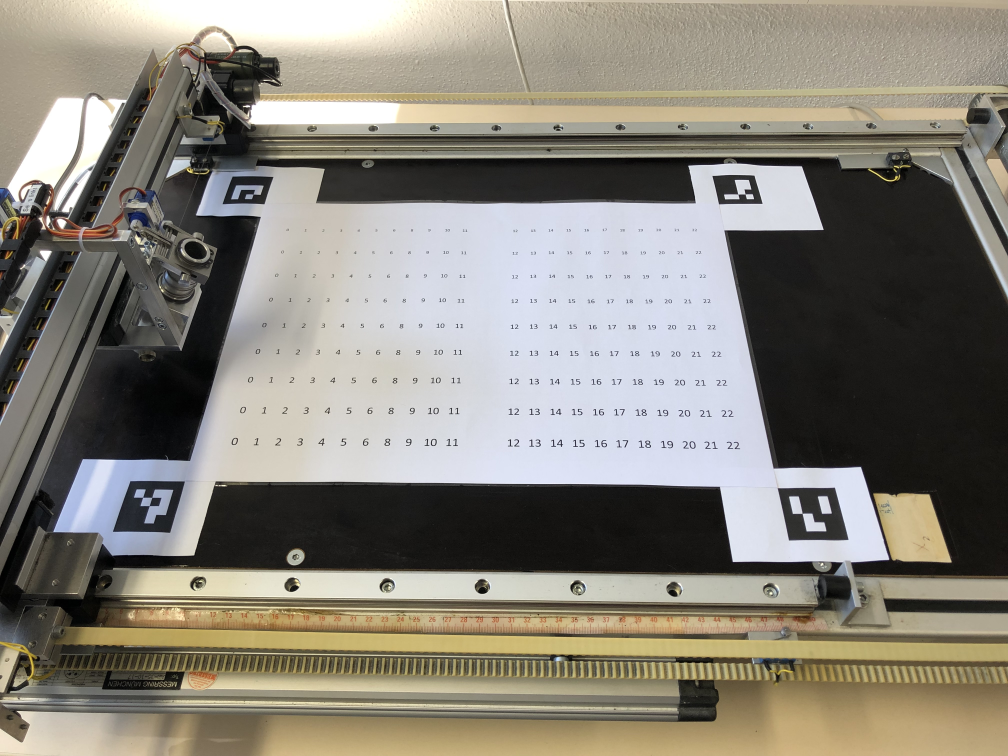
#> input picture data/test-images/test-font-size - 1.jpg, 4032 x 3024 px, given in place of test-font-size - 2.jpg, which was not available (shown at 1/4 size)
$ jupyter execute --allow-errors text_detection_acc_font_size.ipynb   (shell and % lines are left out)
#> lines starting #> are read from the running program, lines starting #| are printed output that depends on the picture; after the words box and inside, x2 and y2 are one past the last pixel; in counts of white or black regions, pixels touching at a corner belong together; pictures that were not available may be replaced by others from this repository, and a replacement may not be noted
### scripts/transformation.py
import cv2
import numpy as np


# Parameters
AR_DICT = cv2.aruco.Dictionary_get(cv2.aruco.DICT_4X4_50)


def _order_detections(ids, corners):
    """
    For each detected corner the point closest to the image center is computed.
    The resulting points are ordered according to there corresponding id in
    ascending order.
    """
    ids2point = {}
    for mid, m_corners in zip(np.squeeze(ids), np.squeeze(corners)):
        corner_idx = mid + 1
        if corner_idx > 3:
            corner_idx -= 4
        ids2point[mid] = m_corners[corner_idx]

    # check if all four markers have been detected
    num_detected = len(ids2point.keys())
    if num_detected != 4:
        raise ValueError('Four markers are required but only {} were detected. Ensure that ArUco markers are not '
                         'occluded by other objects in the scene.'.format(num_detected))

    return np.array([ids2point[i] for i in range(4)])


def detect_markers_and_compute(img, dst_size, debug_image=False):
    """
    Detect aruco markers in an image and computes a transform to transform the image into birds eye view.
    """
    if img.ndim != 2:
        raise ValueError('Aruco detection requires gray scale images.')

    # detect aruco marker
    parameters = cv2.aruco.DetectorParameters_create()
    parameters.cornerRefinementMethod = cv2.aruco.CORNER_REFINE_SUBPIX
    corners, ids, rejected_img_points = cv2.aruco.detectMarkers(img, AR_DICT, parameters=parameters)

    # compute point correspondences
    ordered_detections = _order_detections(ids, corners)

    h_img, w_img = dst_size
    dst_points = np.array([[0, h_img],
                           [0, 0],
                           [w_img, 0],
                           [w_img, h_img]], dtype="float32")
    M = cv2.getPerspectiveTransform(ordered_detections, dst_points)

    # return a debug image if requested
    if debug_image:
        img_debug = cv2.cvtColor(img, cv2.COLOR_GRAY2BGR)
        frame_markers = cv2.aruco.drawDetectedMarkers(img_debug, corners, ids)
        frame_markers = cv2.aruco.drawDetectedMarkers(frame_markers, rejected_img_points, borderColor=(100, 0, 240))
        return M, frame_markers
    else:
        return M

### scripts/run_detection_pipeline.py
import argparse
import cv2
import numpy as np
import matplotlib.pyplot as plt
import csv
import pickle
from pathlib import Path

from transformation import detect_markers_and_compute
from circle_detection import detect_circles
from text_detection import detect_boxes
from circle2text_matching import match
from color_detection import detect_text_color
from detection_editor import DetectionEditor, is_correct


BORDER_FRACTION_TO_CUT = 0.01

W_WORLD, H_WORLD = 420, 297  # size of area marked by inner points of aruco markers in mm
WORLD2IMG_SCALE = 7.5  # scale factor for transforming cm to pixels in the birds eye image
H_IMG, W_IMG = int(H_WORLD * WORLD2IMG_SCALE), int(W_WORLD * WORLD2IMG_SCALE)
H_OFFSET = int(H_IMG * BORDER_FRACTION_TO_CUT)
W_OFFSET = int(W_IMG * BORDER_FRACTION_TO_CUT)


# [44 lines left out: functions draw_result, imshow, not called in this run]


def cut_edges(images):
    return map(lambda img: img[H_OFFSET:H_IMG - H_OFFSET, W_OFFSET:W_IMG - W_OFFSET], images)


# [92 lines left out: functions apply_offsets, transform_coord_to_rw, read_img_and_transform, detect_everything, main, not called in this run]


# [8 lines that do not run on import are left out]

### nbs/text_detection_acc_font_size.ipynb
[cell 1]

import os
import sys
scripts_path = os.path.abspath('../scripts')
if not scripts_path in sys.path:
    sys.path.insert(1, scripts_path)

from transformation import detect_markers_and_compute
from text_detection import detect_boxes, get_text_boxes_from_data
from run_detection_pipeline import cut_edges

import cv2
import numpy as np
from matplotlib import pyplot as plt
import pytesseract
from pytesseract import Output

[cell 2]
W_WORLD, H_WORLD = 420, 297  # size of area marked by inner points of aruco markers in mm
WORLD2IMG_SCALE = 7.5  # scale factor for transforming cm to pixels in the birds eye image
H_IMG, W_IMG = int(H_WORLD * WORLD2IMG_SCALE), int(W_WORLD * WORLD2IMG_SCALE)
BORDER_FRACTION_TO_CUT = 0.01
H_OFFSET = int(H_IMG * BORDER_FRACTION_TO_CUT)
W_OFFSET = int(W_IMG * BORDER_FRACTION_TO_CUT)

[cell 3]
def prep(img_path):
    img = cv2.imread(img_path)
    img_gs = cv2.cvtColor(img, cv2.COLOR_BGR2GRAY)
    m, debug_img_marker = detect_markers_and_compute(img_gs, (H_IMG, W_IMG), debug_image=True)

    # transform the image into a top down perspective
    img_warped = cv2.warpPerspective(img, m, (W_IMG, H_IMG))
    img_warped_gs = cv2.warpPerspective(img_gs, m, (W_IMG, H_IMG))

    # cut edges
    img_cutted, img_cutted_gs = list(cut_edges([img_warped, img_warped_gs]))

    # detect circles and text
    return cv2.adaptiveThreshold(img_cutted_gs, 255, cv2.ADAPTIVE_THRESH_MEAN_C, cv2.THRESH_BINARY, 41, 30)

[cell 4]
def detect_text(img_path, config_leg, config_lstm):
    thres = prep(img_path)
    dtct_dict_legacy = pytesseract.image_to_data(thres, config=config_leg,
                                                 output_type=Output.DICT)
    dtct_dict_lstm = pytesseract.image_to_data(thres, config=config_lstm,
                                               output_type=Output.DICT)
    return get_text_boxes_from_data(dtct_dict_legacy), get_text_boxes_from_data(dtct_dict_lstm), thres

[cell 5]
def detect_boxes(img, config):
    d = pytesseract.image_to_data(img, config=config, output_type=Output.DICT)
    return get_text_boxes_from_data(d)

def choose_box(boxes):
    """ Choose a box out of multiple detections for the same number. """
    if len(boxes) <= 1:
        return boxes

    # expected width and height of the box in pixels
    w_exp = len(boxes[0].text)*25
    h_exp = 30

    # filter boxes that are definitley to small
    accepted = []
    for box in boxes:
        if abs(box.h-h_exp) < 5:
            accepted.append(box)
    if len(accepted) == 0:
        return accepted

    widths = np.abs(np.asarray([b.w for b in accepted]) - w_exp)
    if boxes[0].text == '5':
        print([(b.x, b.y) for b in accepted])

    return [accepted[np.argmin(widths)]]

def detect_multiple_runs(img_path, configs):
    thres = prep(img_path)

    # run detection for all configurations
    detections = [detect_boxes(thres, c) for c in configs]
    detections = [b for sublist in detections for b in sublist]

    nums = {}
    for box in detections:
        if int(box.text) > 50:
            continue
        elif box.text in nums.keys():
            nums[box.text].append(box)
        else:
            nums[box.text] = [box]

    accepted_detections = []
    for text, boxes in nums.items():
        accepted_detections += choose_box(boxes)

    return accepted_detections, thres

[cell 6]
image_path_tmpl = os.path.abspath('../data/test-images/test-font-size - {}.jpg')

[cell 7]
def plot(path, clega, clstm):
    boxes_legacy, boxes_lstm, dimg_text = detect_text(path, clega, clstm)
    _, ax = plt.subplots(ncols=2, figsize=(20,20))

    res = cv2.cvtColor(dimg_text, cv2.COLOR_GRAY2BGR)
    for t in boxes_legacy:
        cv2.putText(res, t.text, (t.x + t.w, t.y), cv2.FONT_HERSHEY_SIMPLEX, 2, (0,0,255), 2, cv2.LINE_AA)
        cv2.rectangle(res, (t.x, t.y), (t.x + t.w, t.y + t.h), (255,0,0), 4)
    ax[0].imshow(res, cmap='gray')
    ax[0].set_title(clega)
    ax[0].axis('off')

    res = cv2.cvtColor(dimg_text, cv2.COLOR_GRAY2BGR)
    for t in boxes_lstm:
        cv2.putText(res, t.text, (t.x + t.w, t.y), cv2.FONT_HERSHEY_SIMPLEX, 2, (0,0,255), 2, cv2.LINE_AA)
        cv2.rectangle(res, (t.x, t.y), (t.x + t.w, t.y + t.h), (255,0,0), 4)
    ax[1].imshow(res, cmap='gray')
    ax[1].set_title(clstm)
    ax[1].axis('off')

    plt.tight_layout()

[cell 8]
plot(image_path_tmpl.format(2),
     '-c tessedit_char_whitelist=0123456789 --psm 6 --oem 0',
     '-l digits1 --psm 6 --oem 1')
#> in prep, img is the input picture: shape (3024, 4032, 3); mean B, G, R 121, 131, 135.3
#> in prep, `img_gs = cv2.cvtColor(img, cv2.COLOR_BGR2GRAY)`:
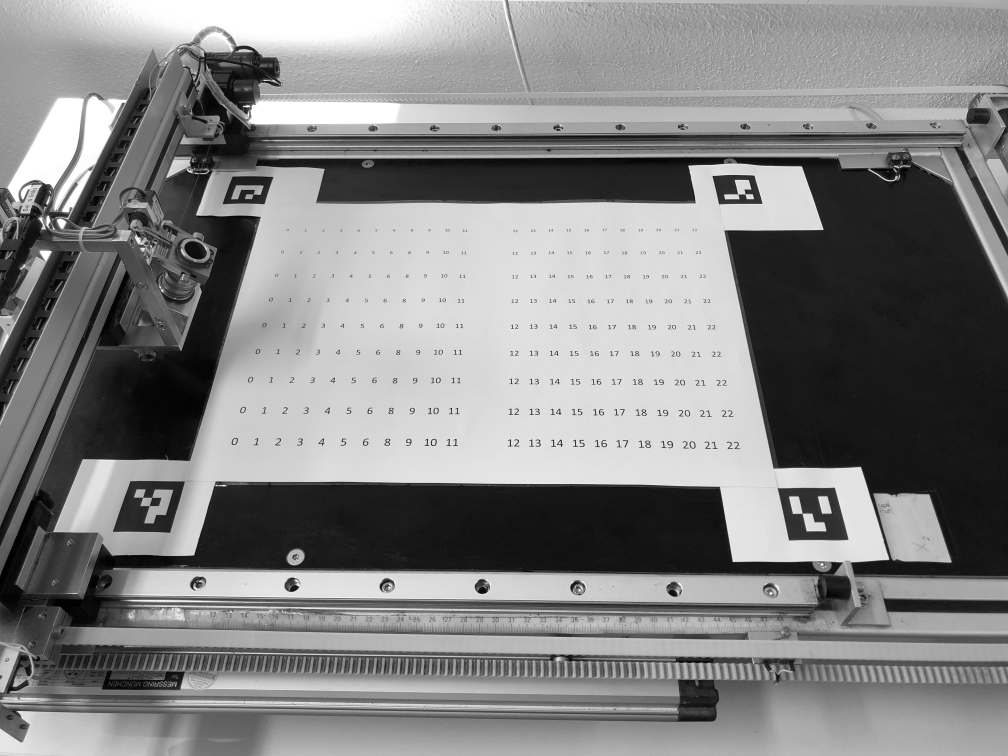
#> img_gs: shape (3024, 4032) (shown at 1/4 size); min 0, max 255, mean 131.1
#> in detect_markers_and_compute, `corners, ids, rejected_img_points = cv2.aruco.detectMarkers(img, AR_DI..`: ids = [3, 0, 2, 1]; rejected_img_points = 27 items
#> the loop in _order_detections, `for mid, m_corners in zip(np.squeeze(ids), np.squeeze(corners)):` made 4 passes
#> (mid, corner_idx) on passes 1 to 4: (3, 0), (0, 1), (2, 3), (1, 2)
#> after the loop in _order_detections, `for mid, m_corners in zip(np.squeeze(ids), np.squeeze(corners)):`: ids2point = {3: [3110.1, 1952.5], 0: [739.4, 1925.7], 2: [2875.6, 817.2], 1: [1057.3, 816.7]}
#> in _order_detections, `num_detected = len(ids2point.keys())`: num_detected = 4
#> in detect_markers_and_compute, `ordered_detections = _order_detections(ids, corners)`: ordered_detections = [[739.4, 1925.7], [1057.3, 816.7], [2875.6, 817.2], [3110.1, 1952.5]]
#> in detect_markers_and_compute, `M = cv2.getPerspectiveTransform(ordered_detections, dst_points)`: M = [[2.3, 0.66, -2974.2], [-0.000973, 3.41, -2785], [1.28e-05, 0.000358, 1]]
#> in prep, `m, debug_img_marker = detect_markers_and_compute(img_gs, (H_IMG, W_IMG..`: m has the same summary as M in detect_markers_and_compute
#> in prep, `return cv2.adaptiveThreshold(img_cutted_gs, 255, cv2.ADAPTIVE_THRESH_M..`: returned value: shape (2183, 3088); 98.3% white; 315 black regions, largest, box (x1, y1, x2, y2) and area: (1020, 1919, 1051, 1967) 742, (2450, 1915, 2481, 1963) 741, (168, 1923, 201, 1971) 737
#> (the call stopped at in detect_text, `dtct_dict_legacy = pytesseract.image_to_data(thres, config=config_leg,..`: pytesseract is not available in this run)
#plt.savefig('/Users/Johannes/Desktop/out.png', dpi=400)

[cell 9]
iats = os.path.abspath('../data/test-images/test-iat - {}.jpg')

[cell 10]
plot(iats.format(5),
     '-l digits1 --oem 1 --psm 12',
     '-l digits1 --oem 1 --psm 6')
#> call 2 of prep, with img_path = 'data/test-images/test-iat - 5.jpg'
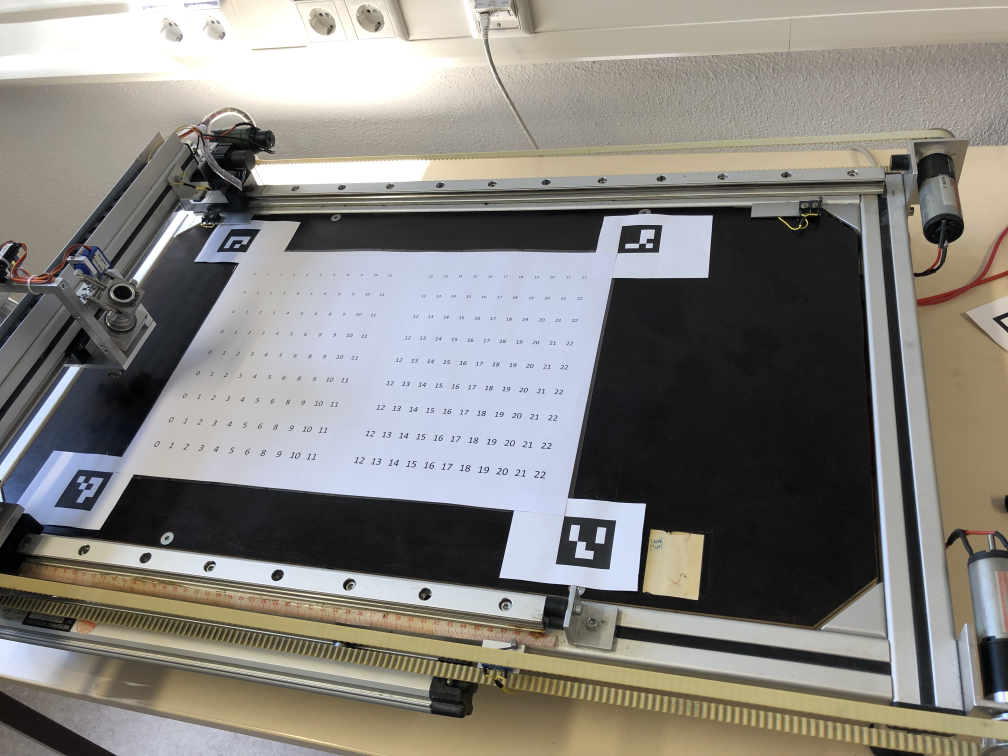
#> input picture data/test-images/test-font-size - 10.jpg, 4032 x 3024 px, given in place of test-iat - 5.jpg, which was not available (shown at 1/4 size)
#> in prep, img is the input picture: shape (3024, 4032, 3); mean B, G, R 125.7, 130.6, 133.5
#> in prep (call 2), `img_gs = cv2.cvtColor(img, cv2.COLOR_BGR2GRAY)`:
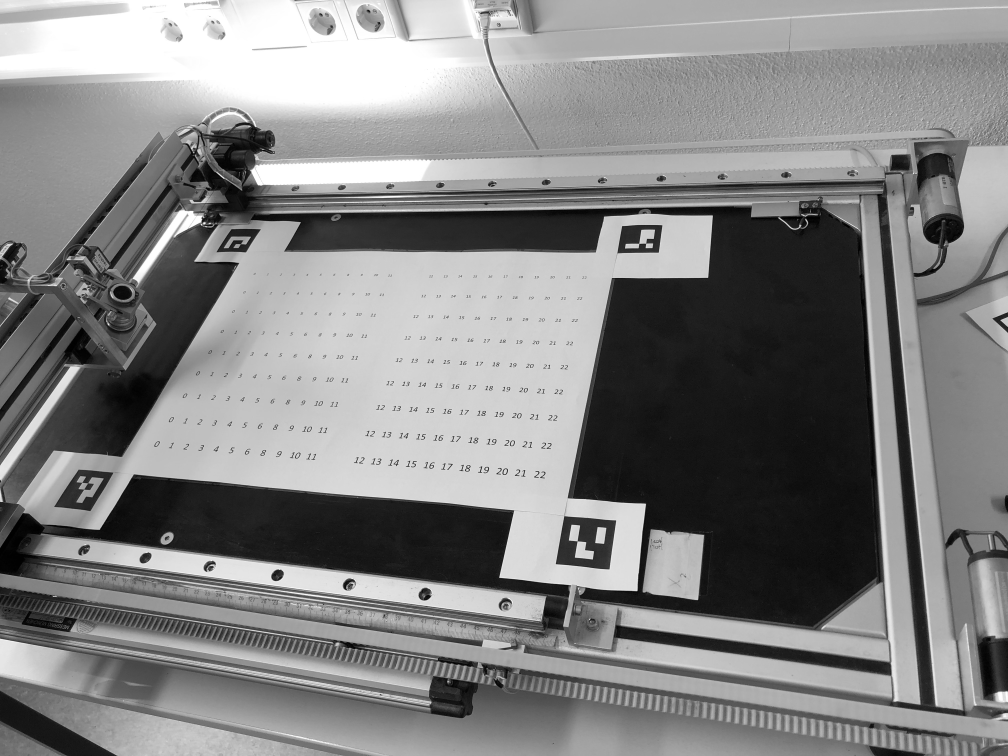
#> img_gs: shape (3024, 4032) (shown at 1/4 size); min 0, max 255, mean 130.9
#> the loop in _order_detections (call 2), `for mid, m_corners in zip(np.squeeze(ids), np.squeeze(corners)):` made 4 passes
#> in prep (call 2), `m, debug_img_marker = detect_markers_and_compute(img_gs, (H_IMG, W_IMG..`: m = [[4.27, 2.57, -6792.8], [-0.0151, 5.48, -5514.2], [0.000175, 0.000578, 1]]
#> in prep (call 2), `img_cutted, img_cutted_gs = list(cut_edges([img_warped, img_warped_gs]))`:
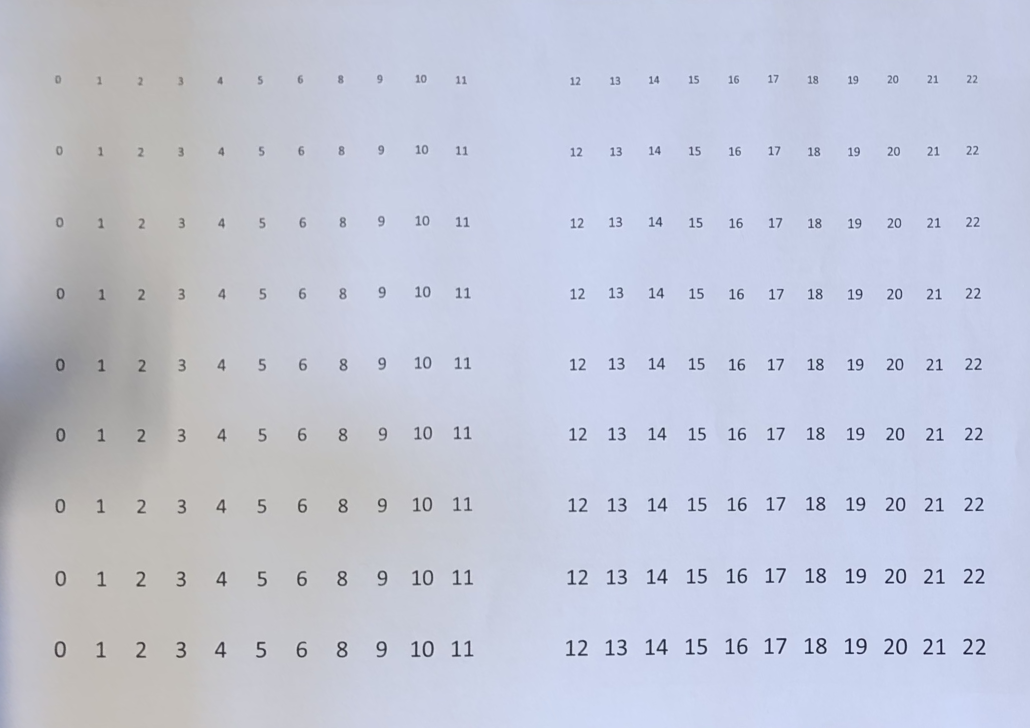
#> img_cutted: shape (2183, 3088, 3) (shown at 1/3 size); mean B, G, R 214.8, 198.8, 194.4
#> in prep (call 2), `img_cutted, img_cutted_gs = list(cut_edges([img_warped, img_warped_gs]))`:
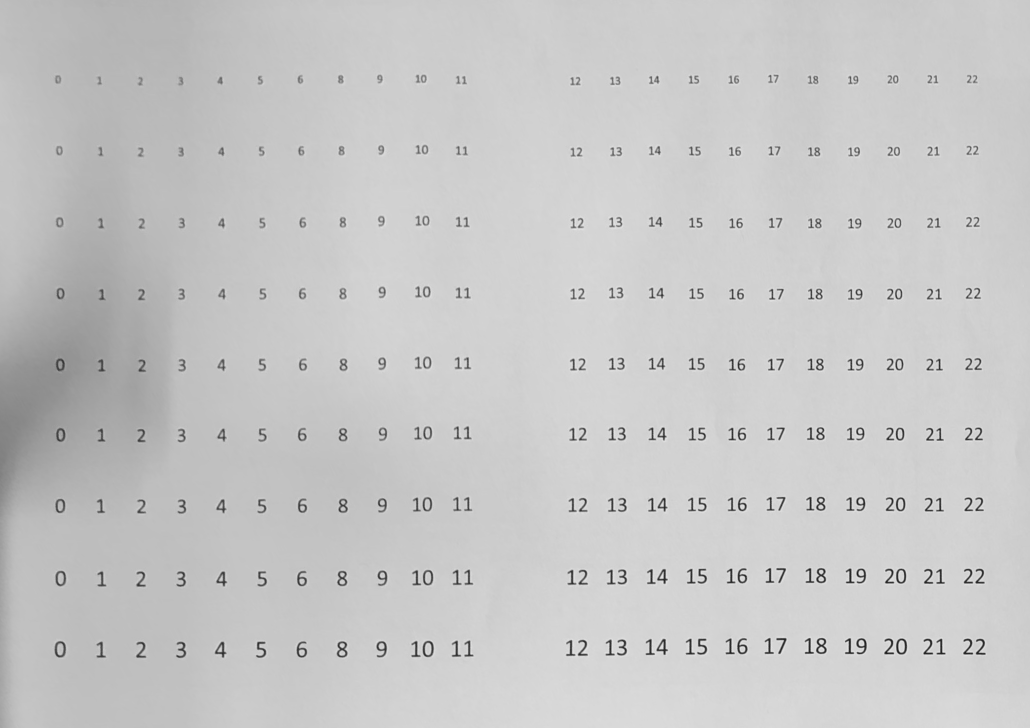
#> img_cutted_gs: shape (2183, 3088) (shown at 1/3 size); min 16, max 239, mean 199.3
#> in prep (call 2), `return cv2.adaptiveThreshold(img_cutted_gs, 255, cv2.ADAPTIVE_THRESH_M..`:
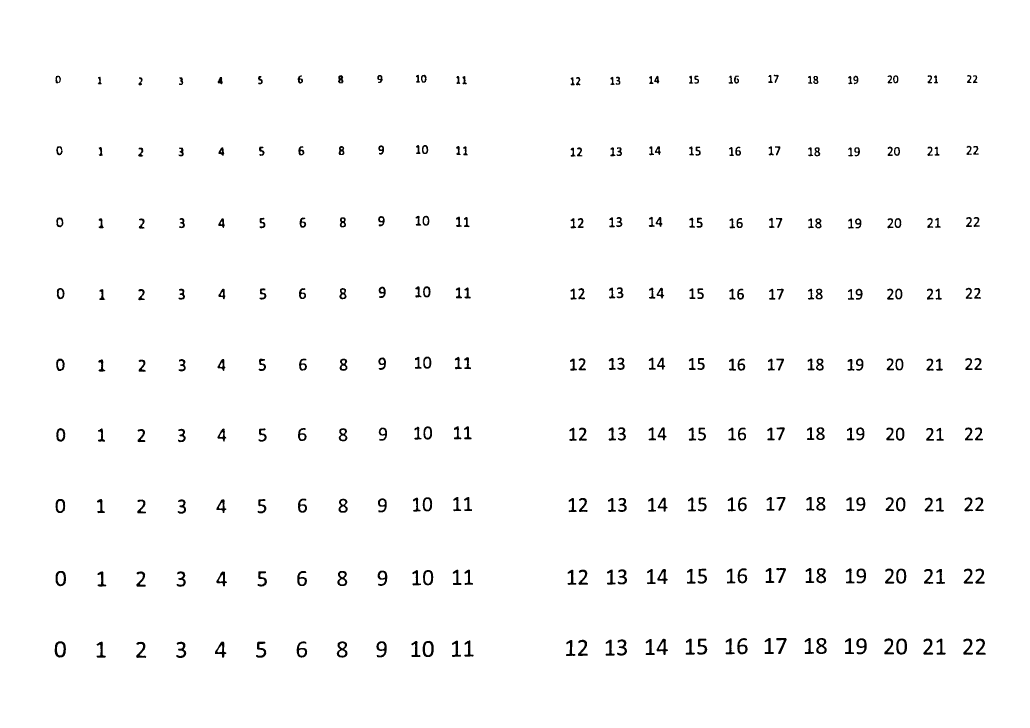
#> returned value: shape (2183, 3088) (shown at 1/3 size); 98.3% white; 315 black regions, largest, box (x1, y1, x2, y2) and area: (164, 1924, 198, 1973) 774, (1010, 1924, 1043, 1973) 762, (1268, 1922, 1301, 1971) 757
#> (the call stopped at in detect_text, `dtct_dict_legacy = pytesseract.image_to_data(thres, config=config_leg,..`: pytesseract is not available in this run)
#plt.savefig('/Users/Johannes/Desktop/a.png', dpi=400)

[cell 11]
plot(iats.format(1),
     '-c tessedit_char_whitelist=0123456789 --psm 6 --oem 0',
     '-l eng_best --oem 1 --psm 6')
#> (the call stopped at in detect_text, `dtct_dict_legacy = pytesseract.image_to_data(thres, config=config_leg,..`: pytesseract is not available in this run)

[cell 12]
cfgs = ['-l digits1 --oem 1 --psm 12',
        '-l digits1 --oem 1 --psm 6',
        '-c tessedit_char_whitelist=0123456789 --psm 6 --oem 0']
#> (the rest of this cell did not finish here and is left out)
